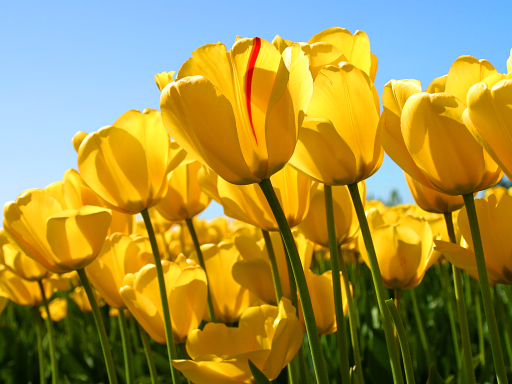
%> input picture Labs/Lab 2/Image Files/Tulipas.bmp, 512 x 384 px
$ octave --eval "result = rgbToYcbcr('../Image Files/Tulipas.bmp');"   (GNU Octave 9; MATLAB toolbox functions it lacks are replaced by stand-ins)
%> lines starting %> are read from the running program, lines starting %| are printed output that depends on the picture
function rgbToYcbcr = rgbToYcbcr(filename)
%> called with filename = '../Image Files/Tulipas.bmp'

% i) Import a bitmap image and presents that image on the screen

im = imread(filename);
%> im is the input picture: size 384x512x3 uint8; mean R, G, B 161.8, 143.8, 67.1

if size(im,3)~= 3
    im = cat(3,im,im,im);
end

figure(1);imshow(im);title('RGB image');

% Save image
filename = extractBefore(filename,".");
path = sprintf('figures/RGB/%s_RGB.png', filename);
imwrite(im,path)

% ii) Separate each RGB component in a different matrix and visualise each one on the screen

r = im(:,:,1);
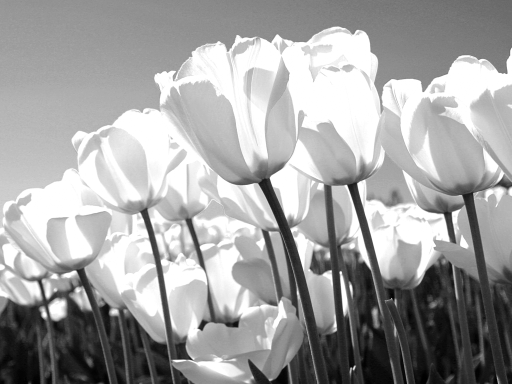
%> r: size 384x512 uint8; min 0, max 255, mean 161.8
g = im(:,:,2);
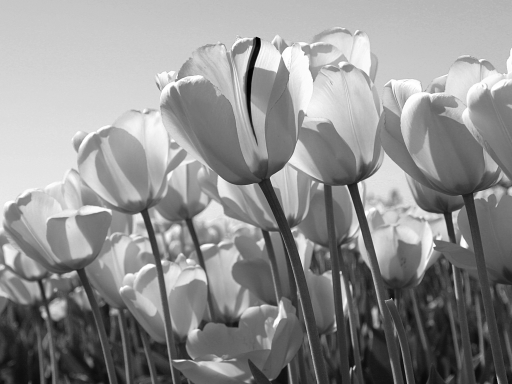
%> g: size 384x512 uint8; min 0, max 255, mean 143.8
b = im(:,:,3);
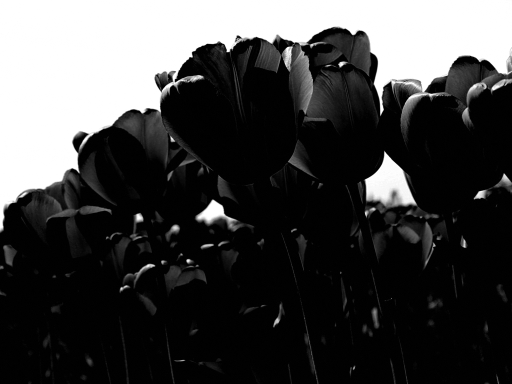
%> b: size 384x512 uint8; min 0, max 255, mean 67.1

figure(2);imshow(r); title('RGB image - R');
path = sprintf('figures/RGB/%s_R.png', filename);
imwrite(r,path)

figure(3);imshow(g); title('RGB image - G');
path = sprintf('figures/RGB/%s_G.png', filename);
imwrite(g,path)

figure(4);imshow(b); title('RGB image - B');
path = sprintf('figures/RGB/%s_B.png', filename);
imwrite(b,path)

% iii) Convert the RGB image to the YCbCr color space and present it on the screen;

im_ycbcr = rgb2ycbcr(im);
%> im_ycbcr: size 384x512x3 uint8; mean of channels 1, 2, 3 136.6, 91.7, 141.4
figure(5);imshow(im_ycbcr);title('YCbCr image');
path = sprintf('figures/YCbCr/%s_YCbCr.png', filename);
imwrite(im_ycbcr,path)

% iv) Separate each YCbCr component in a different matrix and visualise each
% one on the screen

y = im_ycbcr(:,:,1);
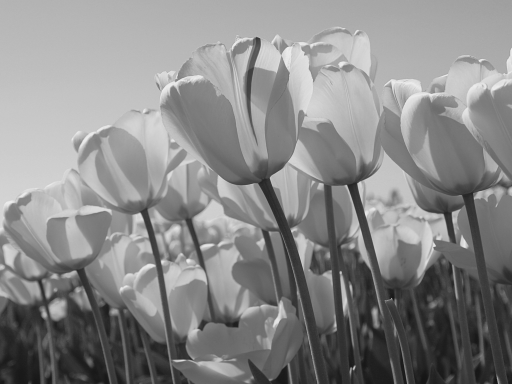
%> y: size 384x512 uint8; min 20, max 235, mean 136.6
cb = im_ycbcr(:,:,2);
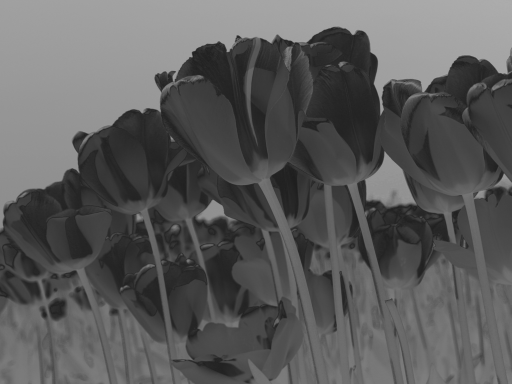
%> cb: size 384x512 uint8; min 30, max 172, mean 91.7
cr = im_ycbcr(:,:,3);
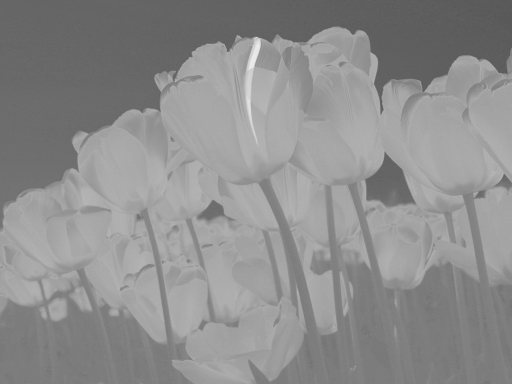
%> cr: size 384x512 uint8; min 87, max 235, mean 141.4

figure(6);imshow(y); title('YCbCr image - Y');
path = sprintf('figures/YCbCr/%s_Y.png', filename);
imwrite(y,path)
figure(7);imshow(cb); title('YCbCr image - Cb');
path = sprintf('figures/YCbCr/%s_Cb.png', filename);
imwrite(cb,path)
figure(8);imshow(cr); title('YCbCr image - Cr');
path = sprintf('figures/YCbCr/%s_Cr.png', filename);
imwrite(cr,path)

rgbToYcbcr = 0; % Terminated successfully
end

$ run again, on Labs/Lab 2/Image Files/berlindesTransparentes.bmp
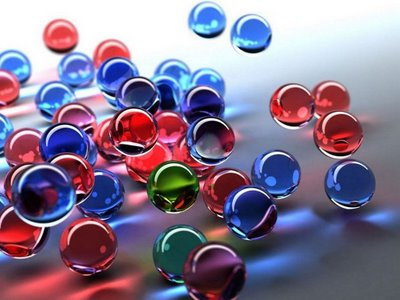
%> input picture Labs/Lab 2/Image Files/berlindesTransparentes.bmp, 400 x 300 px
%> in rgbToYcbcr, im is the input picture: size 300x400x3 uint8; mean R, G, B 134.2, 120.1, 144.6
%> im_ycbcr: size 300x400x3 uint8; mean of channels 1, 2, 3 125.2, 136.7, 132.4
%> in rgbToYcbcr, `y = im_ycbcr(:,:,1);`:
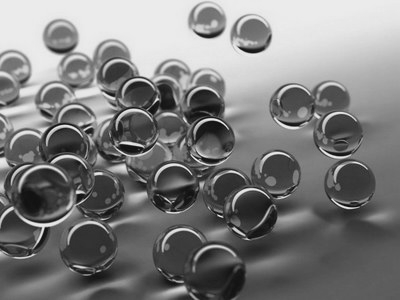
%> y: size 300x400 uint8; min 16, max 235, mean 125.2
%> in rgbToYcbcr, `cr = im_ycbcr(:,:,3);`:
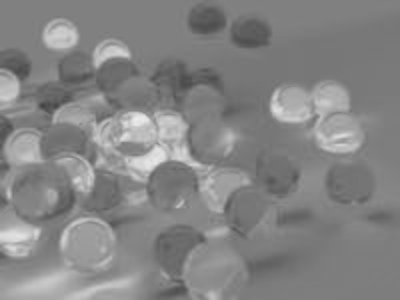
%> cr: size 300x400 uint8; min 66, max 236, mean 132.4
